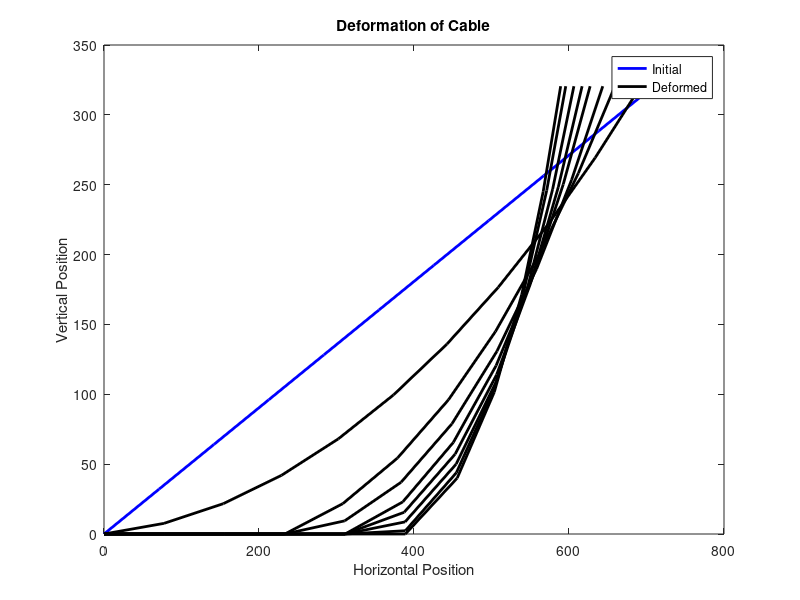

MATLAB code to generate this figure:
%  Analysis of a Cable using Truss Element
%
clear all
clc

NE = 10;   % Number of Elements
NN = NE + 1;  
NC = NE + 1; % Number of Nodes
NDOF = 2 * NN;
EA = 1.69E5;
w = 3.2020;
LX = 704.197; LZ = 320.5;  L0 = sqrt(LX*LX+LZ*LZ);
LX1 = LX+5; L1 = sqrt(LX1*LX1+LZ*LZ);
Tref = EA*(L1-L0)/L0;
FX = Tref*LX1/L1;

% Initial Node Coordinates
for i = 1:NN
    XG(i) = (i-1)*LX1/NE;
    ZG(i) = (i-1)*LZ/NE;
end
XG0 = XG; ZG0 = ZG;

% Initial Element Length Calculation
for i=1:NE
    X1 = XG(i); X2 = XG(i+1);
    Z1 = ZG(i); Z2 = ZG(i+1);
    L_0(i) = sqrt((X2 - X1)^2 + (Z2 - Z1)^2);
end

plot(XG, ZG, 'b', 'LineWidth', 2); 
hold on;

% Initialize force vectors
FORCE_Mem = zeros(NE,1); 
iter = 1;
CN = [];

% for i = 1:NE
%     FORCE_Mem(i) = Tref;
% end

for density = 1.0 : 1.0 : 8
    error = 100.0;
        while(error > 0.01)
        
        XK = zeros(NDOF, NDOF); 
        XKG = zeros(NDOF, NDOF); 
        XFORCE = zeros(NDOF, 1); 
        DISP = zeros(NDOF, 1); 
        XFORCE2 = zeros(NDOF, 1);
        
        for i = 1:NE

            X1 = XG(i); X2 = XG(i+1);
            Z1 = ZG(i); Z2 = ZG(i+1);
            IDOF = [2*i-1; 2*i; 2*i+1; 2*i+2]; % Degrees of freedom
            LENGTH(i) = sqrt((X2 - X1)^2 + (Z2 - Z1)^2);
            dL = (X2 - X1) / LENGTH(i); 
            dN = (Z2 - Z1) / LENGTH(i);
            T = [dL dN 0 0; -dN dL 0 0; 0 0 dL dN; 0 0 -dN dL];  % Transformation
            
            if iter == 1
                FORCE_Mem(i) = Tref;
            else
                FORCE_Mem(i) = EA * (LENGTH(i) - L_0(i)) / L_0(i) + Tref;  
            end

            EF2 = FORCE_Mem(i) * T' * [-1; 0; 1; 0];
            FORCE_Mem_X(i) = FORCE_Mem(i) * dL;
            FORCE_Mem_Z(i) = FORCE_Mem(i) * dN;
            EF = -density * L_0(i) * [0 0.5 0 0.5];
            XKE1 = EA * [1 0 -1 0; 0 0 0 0; -1 0 1 0; 0 0 0 0] / LENGTH(i);
            XGE1 = FORCE_Mem(i) * [0 0 0 0; 0 1 0 -1; 0 0 0 0; 0 -1 0 1] / LENGTH(i);
            XKE = T' * XKE1 * T;      
            XKGE = T' * XGE1 * T; 

            for j = 1:4
               XFORCE(IDOF(j)) = XFORCE(IDOF(j)) + EF(j);
               XFORCE2(IDOF(j)) = XFORCE2(IDOF(j)) + EF2(j);
               for k = 1:4
                  XK(IDOF(j), IDOF(k)) = XK(IDOF(j), IDOF(k)) + XKE(j, k);  % Stiffness Assembly
                  XKG(IDOF(j), IDOF(k)) = XKG(IDOF(j), IDOF(k)) + XKGE(j, k);
               end
            end 
        end

        % Apply boundary conditions
        XFORCE(2 * NC - 1) = XFORCE(2 * NC - 1) + FX;
        IBC = [1 2 2*NN];

        if ~isempty(CN)
            IBC = [IBC, CN];
        end

        for i = 1:length(IBC)
             XK(IBC(i), :) = 0;  
             XK(:, IBC(i)) = 0;  
             XK(IBC(i), IBC(i)) = 1; 
             XFORCE(IBC(i)) = 0.0; 
             XFORCE2(IBC(i)) = 0.0;
             XKG(IBC(i), :) = 0;  
             XKG(:, IBC(i)) = 0; 
             XKG(IBC(i), IBC(i)) = 1;
        end

        % Calculate DFORCE and Error
        DFORCE = XFORCE - XFORCE2;
        error = norm(DFORCE);

        % Solve Displacement
        DISP = (XK + XKG) \ (XFORCE - XFORCE2);

           
        k = 1;
        CN = [];

        % Update Positions
        for i = 2:NN
           XG(i) = XG(i) + DISP(2 * i - 1);
           ZG(i) = ZG(i) + DISP(2 * i);
           LENGTH_n(i) = sqrt((XG(i) - XG(i-1))^2 + (ZG(i) - ZG(i-1))^2);
           if ZG(i) <= 0.0 && i>=2
                    ZG(i) = 0.0;
                    XG(i) = XG(i-1) + LENGTH_n(i);
                    CN(k) = 2 * i; % Add element to CN
                    k = k + 1;
           end
        end

        iter = iter + 1;
        
        end
 
        % Plot deformed shape
plot(XG, ZG, 'k', 'LineWidth', 2);
xlabel('Horizontal Position');
ylabel('Vertical Position');
title('Deformation of Cable');
legend('Initial', 'Deformed');
hold on;
end




% % Mirror the deformed cable
% XG_m = 2* XG(NN) -XG; % Reflect the X-coordinates
% ZG_m = ZG;  % Keep the Z-coordinates unchanged
% 
% % Plot the mirrored cable
% plot(XG_m, ZG_m, 'r--', 'LineWidth', 2); % Plot mirrored cable in red dashed line
% 
% % Initial Element Length Calculation
% for i = 1:NE
%     XG_m1 = XG_m(i); XG_m2 = XG_m(i+1);
%     ZG_m1 = ZG_m(i); ZG_m2 = ZG_m(i+1);
%     L0_m(i) = sqrt((XG_m1 - XG_m2)^2 + (ZG_m1 - ZG_m2)^2);
% end




